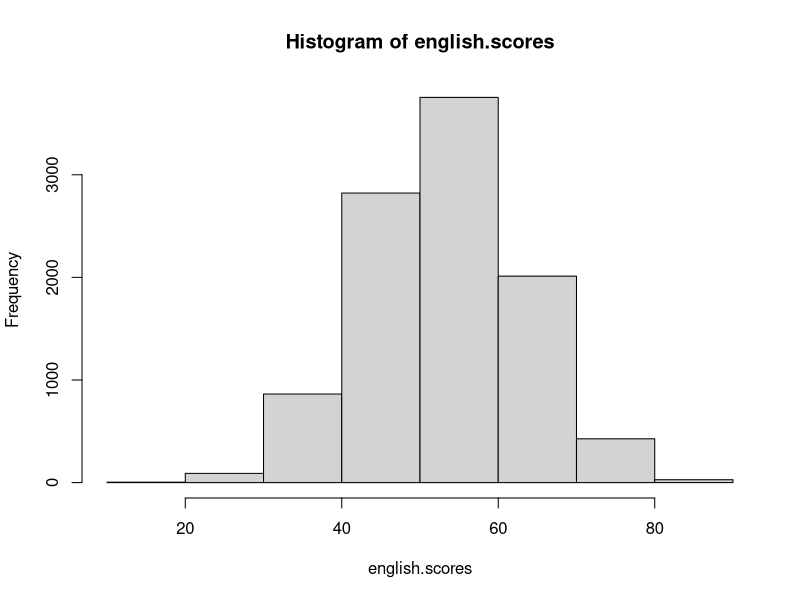
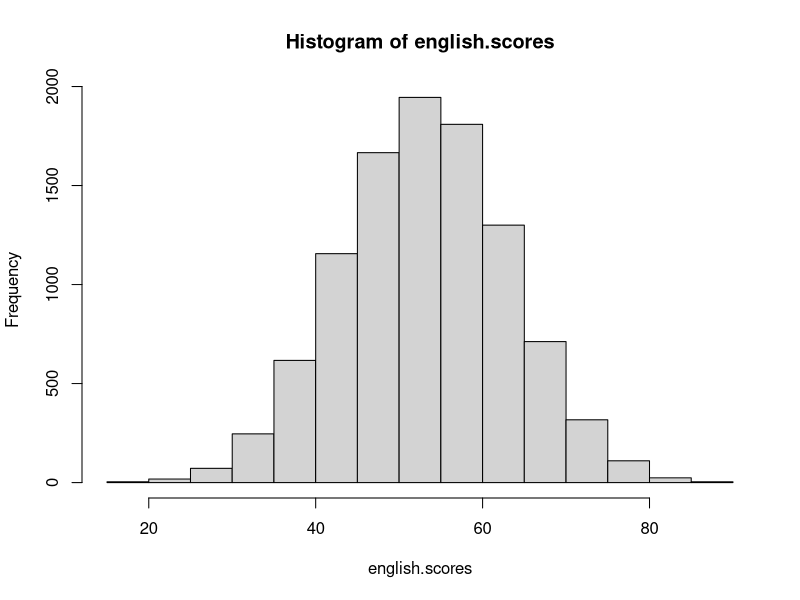
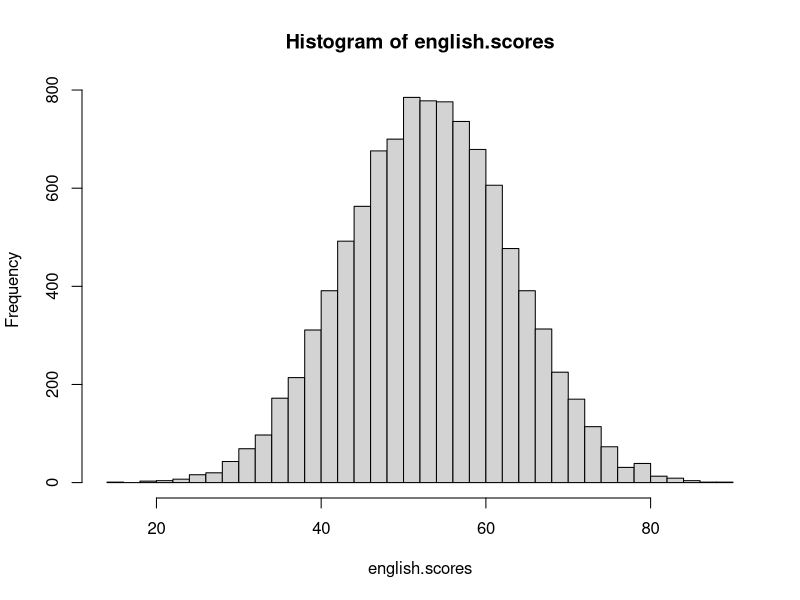
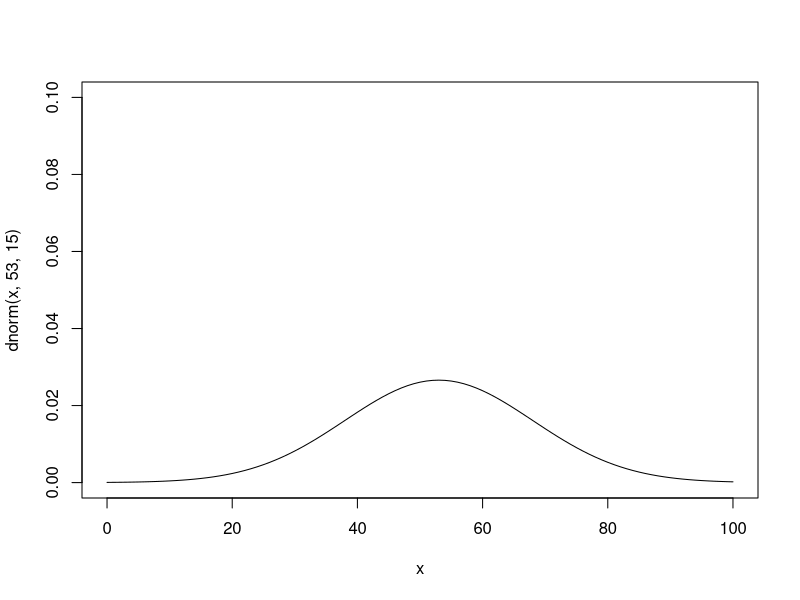
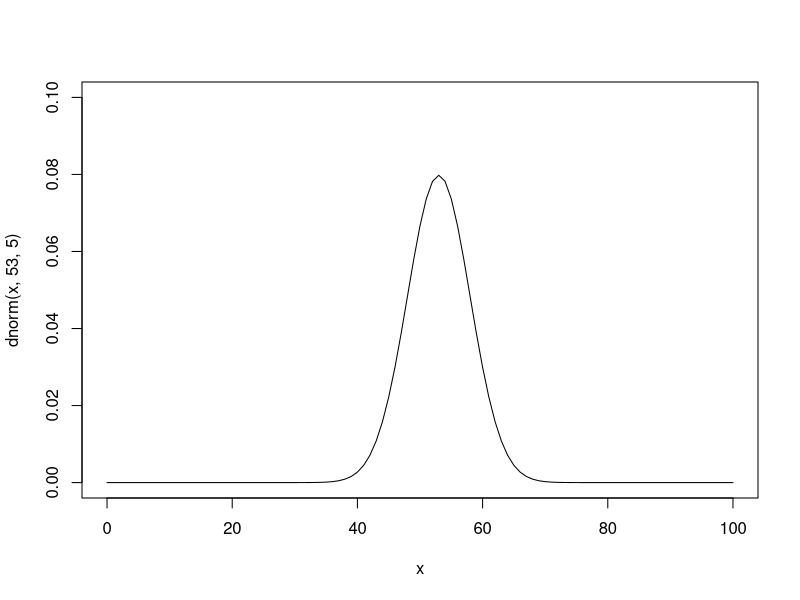
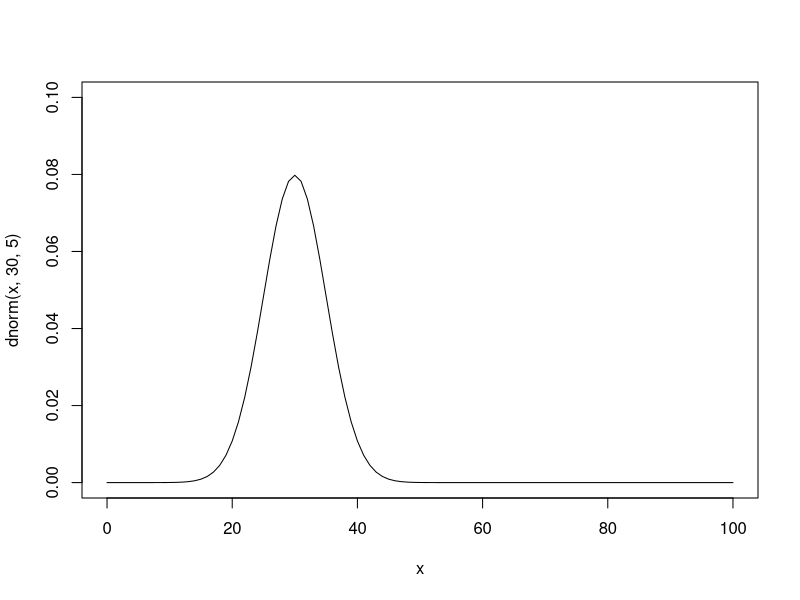
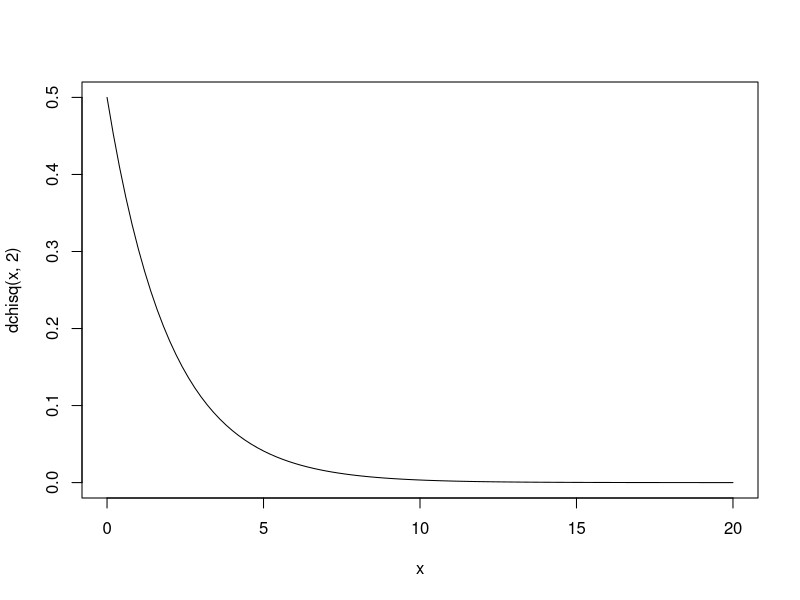
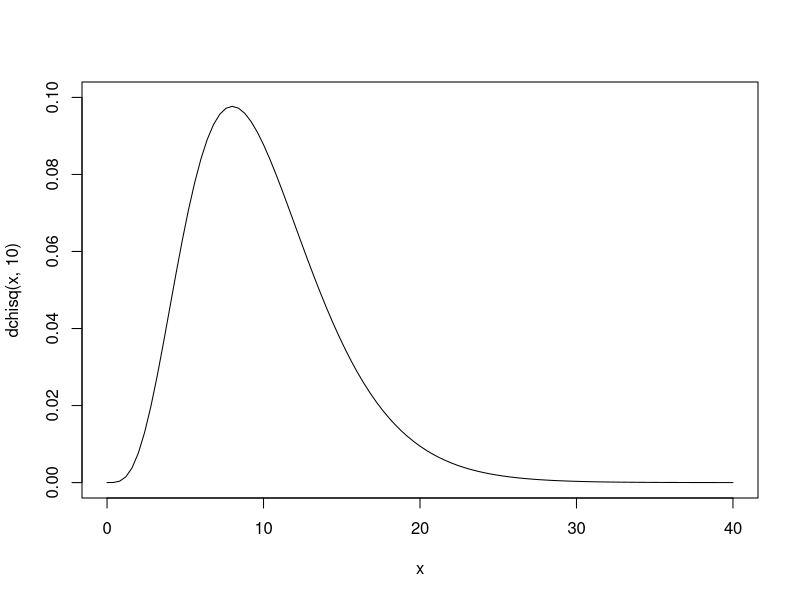

Source code (R) for these figures, in order:
## ---- chunk 1
set.seed(0)
english.scores <- rnorm(10000, 53, 10)
## ---- chunk 2
hist(english.scores, breaks = 100 / 10)
## ---- chunk 3
hist(english.scores, breaks = 100 / 5)
## ---- chunk 4
hist(english.scores, breaks = 100 / 3)
## ---- chunk 5
curve(dnorm(x, 53, 15), 0, 100, ylim = c(0, 0.1))
## ---- chunk 6
curve(dnorm(x, 53, 5), 0, 100, ylim = c(0, 0.1))
## ---- chunk 7
curve(dnorm(x, 30, 5), 0, 100, ylim = c(0, 0.1))
## ---- chunk 8
pnorm(1.96)
## ---- chunk 9
pnorm(1.96) - 0.5
## ---- chunk 10
curve(dchisq(x, 2), 0, 20)
## ---- chunk 11
curve(dchisq(x, 10), 0, 40, ylim = c(0, 0.1))
## ---- chunk 12
curve(dchisq(x, 20), 0, 40, ylim = c(0, 0.1))
## ---- chunk 13
qchisq(0.05, df = 1, lower.tail = FALSE)
